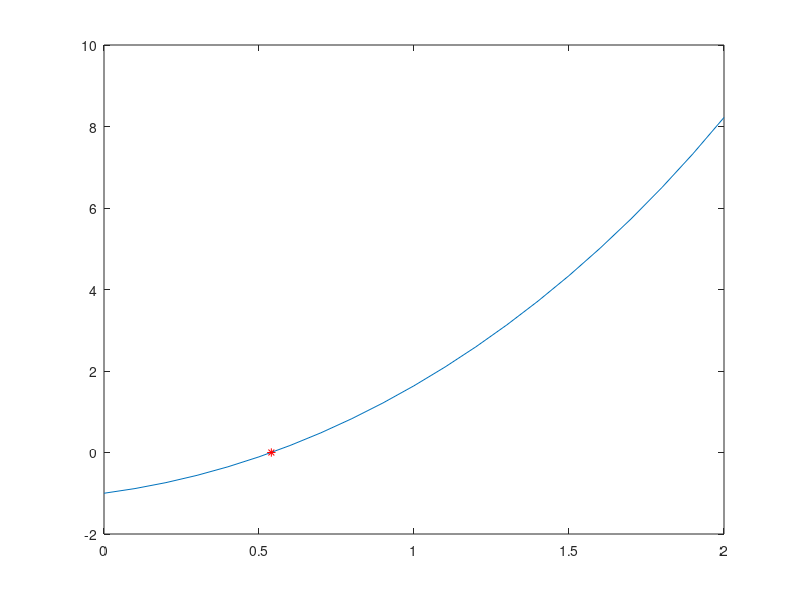

The MATLAB script that drew this image:
function bissecao

  a = 0;
  b = 2; %intervalo [a, b]
  fa = funcao (a);
  fb = funcao (b);
  intervalo = 0.1; %quanto eu quero que varie
  x = [a:intervalo:b];
  y = funcao(x);
  plot(x,y) %plotar o gráfico da função
  hold on
  erro = 10^-15; %quanto eu quero de erro
  k = 0; %número de iterações
  fxm = 1; %chute inicial

  while (abs(fxm) > erro) %enquanto nao tenho a precisão que preciso

    k=k+1; %numero de iteracoes
    xm = (a+b)/2; %bissecao
    fxm = funcao(xm);

    if (fa*fxm<0) %se tiver raiz reduz o intervalo

      b = xm;
      fb = fxm;

    else %continua procurando raiz

      a = xm;
      fa = fxm;

    end


  end

    k %printar numero de iteraçoes
    xm %mostrar x da raiz
    fxm %valor aproximado da raiz
    plot(xm, fxm, 'r*') %mostrar no grafico onde fica  a raiz
    hold on

end

function f = funcao(x)

  f = exp(x) - 2*cos(x); %funcao pedida na questao

end





